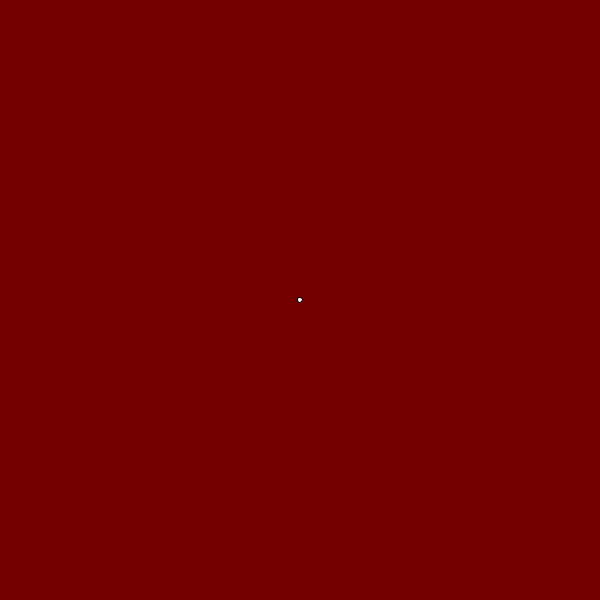
Frame 1 (no input)
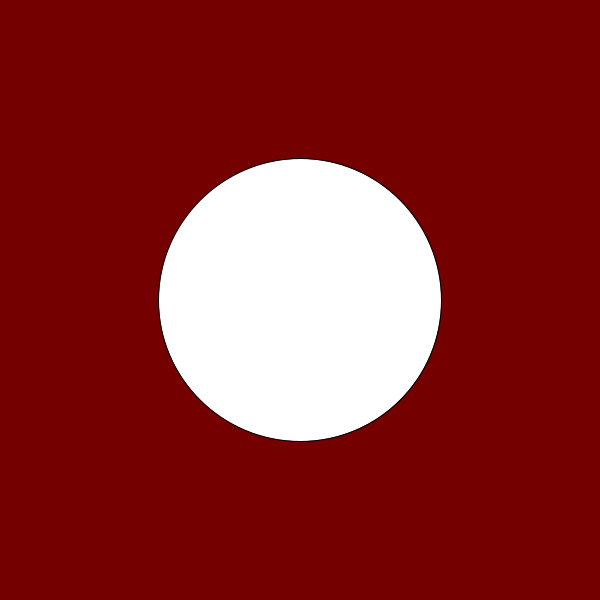
Frame 60 (the mouse pressed at the canvas centre just before this capture)
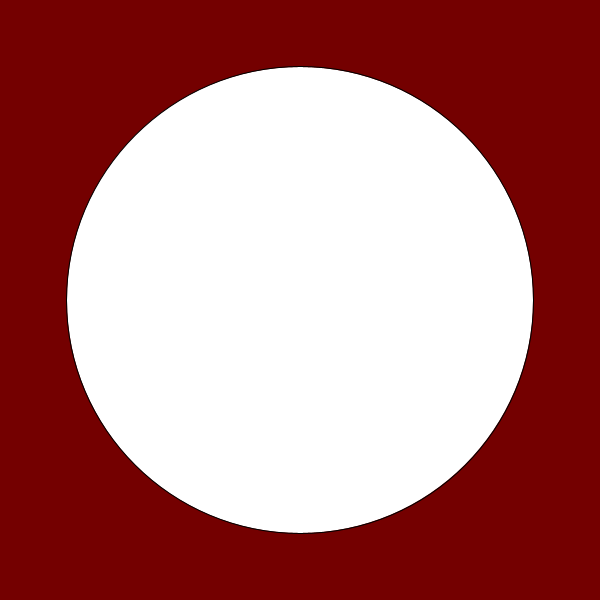
Frame 120 (the mouse held since frame 60 and released just before this capture)

The Processing sketch that drew these frames (run headless with seeded random() and noise(); from frame 60 on, the mouse is pressed at the canvas centre):

// Processing sketch: processing_133934
// ── processing_133934.pde

float aumenta = 0;
void setup() {
  size(600, 600);
}
void draw() {
  background(116,0,0);
  aumenta=aumenta+0.01;
  float seno = 500*sin(aumenta);
  ellipse(width/2,height/2,seno,seno);
}
